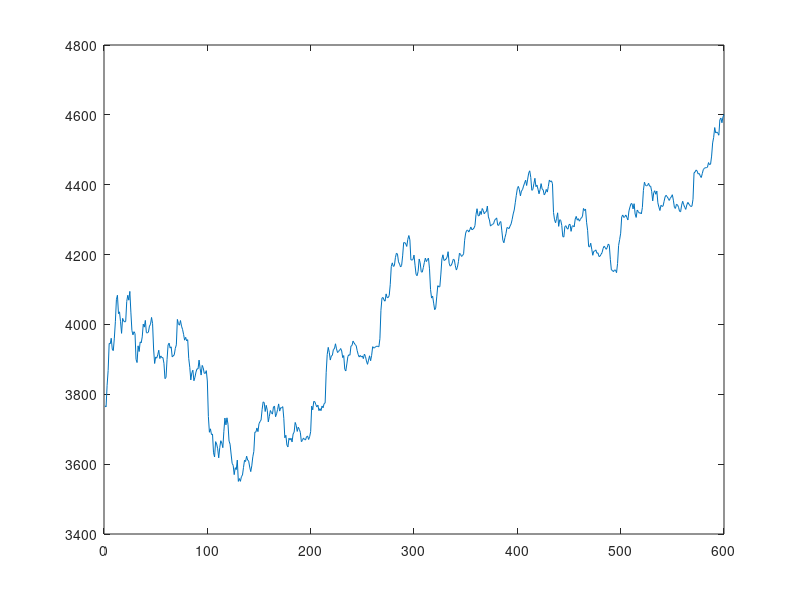

Source code (MATLAB): (Note: this script raises an error after producing the figure.)
%Yutao Han - Cornell University
%12.11.2017
%ORIE 6741
%%
%PLEASE READ

%This script recreates figure 5(b) in the final report, code is borrowed
%from Jurgen Van Gael's iHMM library as discussed in section 4.1

%%
% iHMM Gibbs sampler with normal output.
% For comparing iHMM to IBP
close all; clear all;
K = 5; % 10                         % Random guess of number of states 
Y = csvread('BitCoin_train.csv');

%plot data
plot(Y)
%For formatting
Y = Y';

T = 600; % Length of HMM
hypers.alpha0_a = 4; % 5 for well log
hypers.alpha0_b = 4; % 5 for well log
hypers.gamma_a = 5; %10 
hypers.gamma_b = 5; %10
hypers.sigma2 =  std(Y); %6
hypers.mu_0 = 1; % 1
hypers.sigma2_0 = std(Y); % 6

%On average cluster found = 3 
tic
[S, stats] = iHmmNormalSampleGibbs(Y, hypers, 1000, 1, 1, ceil(rand(1,T) * 3));
toc

S{1}.S';
seq = 1:size(Y',1);
K2 = [seq' , Y' , S{1}.S'];


%plot results
colors=[1 0 0;0 1 0;0 0 1;1 1 0;1 0 1];
size_K2=size(K2);
n_pts=size_K2(1);
n_clust=numel(unique(K2(:,3)));

%Chart in the paper

% figure
% for i=1:n_pts
%     for j=1:n_clust
%         if K2(i,3)==j
%             plot(K2(i,1),K2(i,2),'.','MarkerSize',7,'color',colors(j,:))
%             hold on
%         end
%     end
% end
%Chart in the paper
scatter(K2(:,1) , K2(:,2) ,10 , K2(:,3))
title('5(b): Infinite Hidden Markov Model')
